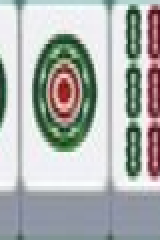
#> input picture android/app/src/main/python/recognition/images/shushan_exact/1p.png, 80 x 120 px (shown 2 times larger)
$ python -i tile_nn.py   (imports and definitions only)   (older library calls are emulated)
#> lines starting #> are read from the running program, lines starting #| are printed output that depends on the picture; after the words box and inside, x2 and y2 are one past the last pixel; in counts of white or black regions, pixels touching at a corner belong together
#> further down, picture is the input picture: shape (120, 80, 3); mean B, G, R 176.6, 178.3, 174.7
"""TileNN: data-driven, style-invariant tile classifier.

Approach
--------
A tile's identity is encoded by its shape topology, which is *universal* across
mahjong art styles:
  - 筒(pin):  the number of circles (1p..9p)
  - 条(sou):  the number of bamboo (1s..9s; 1s = bird)
  - 萬(man):  a 萬 block + a universal numeral (一..九)
  - 字(honor): 白=blank, 中=red, 發=green, 東南西北=universal chars

We capture this with a HOG (histogram-of-gradients) descriptor and a
nearest-centroid classifier trained on a *multi-style* database of real tile
images. Because HOG responds to local gradient/shape structure rather than raw
texture, tiles of the same label but different art cluster together, so a game
whose art resembles any training style is recognized.

The model is precomputed offline and shipped as a small JSON (centroids + labels),
so the device needs neither the raw images nor any ML framework — only numpy/cv2.

Device note: Python 3.8, numpy 1.x, OpenCV 4.5. Avoid 3.9+ syntax.
"""
import os
import json
import math
import numpy as np
import cv2

# Grid geometry (must match what training used).
CELL = 8
NX, NY = 6, 8
RES_W, RES_H = NX * CELL, NY * CELL
NBINS = 9
EPS = 1e-6

# Ink fraction below which a tile is treated as 白板 (blank).
BLANK_INK = 0.030


def _ink_mask(face: np.ndarray) -> np.ndarray:
    hsv = cv2.cvtColor(face, cv2.COLOR_BGR2HSV)
#> hsv: shape (120, 80, 3); mean H, S, V 97.2, 36.8, 187.7
    v, s = hsv[:, :, 2], hsv[:, :, 1]
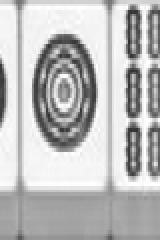
#> v: shape (120, 80) (shown 2 times larger); min 49, max 255, mean 187.7
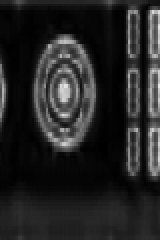
#> s: shape (120, 80) (shown 2 times larger); min 0, max 231, mean 36.8
    lo = float(np.percentile(v, 5))
#> lo = 81
    hi = float(np.percentile(v, 95))
#> hi = 248
    if hi - lo < 12.0:
        return np.zeros(v.shape, np.uint8)
    _, bv = cv2.threshold(v, 0, 255, cv2.THRESH_BINARY + cv2.THRESH_OTSU)
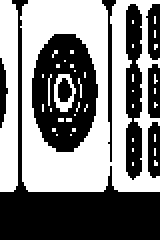
#> bv: shape (120, 80) (shown 2 times larger); 50.2% white; 9 black regions, largest, box (x1, y1, x2, y2) and area: (0, 0, 80, 120) 2168, (16, 17, 49, 76) 1284, (63, 2, 71, 90) 593
    _, bs = cv2.threshold(s, 0, 255, cv2.THRESH_BINARY + cv2.THRESH_OTSU)
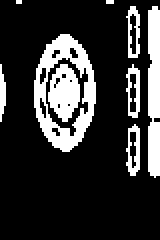
#> bs: shape (120, 80) (shown 2 times larger); 20.1% white; 9 white regions (2 under 20 px), largest, box (x1, y1, x2, y2) and area: (17, 17, 48, 76) 758, (74, 3, 80, 89) 481, (24, 32, 40, 61) 314
    m = cv2.bitwise_or((bv == 0).astype(np.uint8), (bs > 0).astype(np.uint8)) * 255
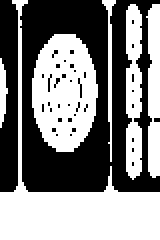
#> m: shape (120, 80) (shown 2 times larger); 51.4% white; 38 black regions (36 under 20 px), largest, box (x1, y1, x2, y2) and area: (10, 0, 80, 96) 3787, (0, 0, 9, 96) 762
    return cv2.morphologyEx(m, cv2.MORPH_OPEN, np.ones((2, 2), np.uint8))
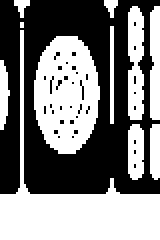
#> returned value: shape (120, 80) (shown 2 times larger); 49.8% white; 11 white regions (1 under 20 px), largest, box (x1, y1, x2, y2) and area: (0, 15, 80, 120) 2042, (17, 18, 50, 77) 1439, (64, 3, 72, 60) 391


def hog(img_bgr: np.ndarray) -> np.ndarray:
    """HOG descriptor of a tile image (any size). Returns float32 vector.

    Computed on the INK MASK (foreground) rather than raw pixels, so the
    background (white card, green felt, table) is stripped out and the descriptor
    responds only to the tile's drawn shape — this is what makes it style-invariant.
    """
    m = _ink_mask(img_bgr)
    if m.sum() == 0:
        return np.zeros((NX - 1) * (NY - 1) * NBINS * 4, np.float32)
    g = cv2.resize(m, (RES_W, RES_H), interpolation=cv2.INTER_AREA)
    g = g.astype(np.float32)
    gx = cv2.Sobel(g, cv2.CV_32F, 1, 0, ksize=1)
    gy = cv2.Sobel(g, cv2.CV_32F, 0, 1, ksize=1)
    mag = np.sqrt(gx * gx + gy * gy)
    ang = (np.arctan2(gy, gx) * 180.0 / math.pi) % 180.0
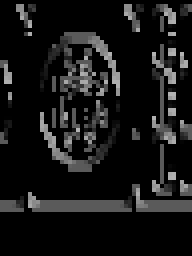
#> ang: shape (64, 48) float32 (shown 4 times larger); min 0, max 179.3, mean 22.4
    hist = np.zeros((NY, NX, NBINS), np.float32)
    bx = RES_W / NX
    by = RES_H / NY
    for cy in range(NY):
        for cx in range(NX):
            for yy in range(int(cy * by), int((cy + 1) * by)):
                for xx in range(int(cx * bx), int((cx + 1) * bx)):
                    b = int(ang[yy, xx] / 20.0) % NBINS
                    hist[cy, cx, b] += mag[yy, xx]
    feat = []
    for cy in range(NY - 1):
        for cx in range(NX - 1):
            v = hist[cy:cy + 2, cx:cx + 2, :].flatten()
            n = np.linalg.norm(v)
            feat.append(v / (n + EPS))
#> after the loop, feat = 35 items
    return np.concatenate(feat).astype(np.float32)


class TileNN:
    def __init__(self, model_path: str):
        with open(model_path, "r", encoding="utf-8") as f:
            d = json.load(f)
        self.labels = d["labels"]
        self.centroids = np.array(d["centroids"], dtype=np.float32)  # (n, D)
        self.norm = np.linalg.norm(self.centroids, axis=1)  # (n,)
        self.blank_ink = d.get("blank_ink", BLANK_INK)

    def classify(self, face: np.ndarray):
        """face: BGR tile image. Returns (label_or_None, confidence)."""
        if face is None or face.size == 0:
            return None, 0.0
        fh, fw = face.shape[:2]
        if fw < 16 or fh < 16:
            return None, 0.0
        m = _ink_mask(face)
        ink = int((m > 0).sum()) / float(fw * fh)
        if ink < self.blank_ink:
            return "5z", 0.9
        f = hog(face)
        fn = np.linalg.norm(f) + EPS
        sim = self.centroids @ f / (self.norm * fn)  # cosine similarity
        order = np.argsort(-sim)
        best = int(order[0])
        second = int(order[1]) if len(sim) > 1 else -1
        # margin-based confidence: how much better the best is than the runner-up
        margin = sim[best] - (sim[second] if second >= 0 else 0.0)
        conf = float(0.5 * sim[best] + 0.5 * max(0.0, margin))
        return self.labels[best], conf

    @staticmethod
    def save(model_path: str, labels, centroids, blank_ink=BLANK_INK):
        d = {
            "labels": list(labels),
            "centroids": np.asarray(centroids, dtype=np.float32).tolist(),
            "blank_ink": blank_ink,
        }
        with open(model_path, "w", encoding="utf-8") as f:
            json.dump(d, f)

>>> import cv2
>>> picture = cv2.imread('images/shushan_exact/1p.png')
>>> result = hog(picture)
#> result = 1260 values, max 0.903 at index 1237, min 0 at index 10, mean 0.0752

$ run again, on android/app/src/main/python/recognition/images/shushan_exact/4p.png
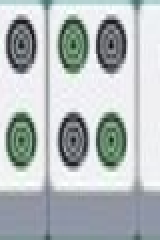
#> input picture android/app/src/main/python/recognition/images/shushan_exact/4p.png, 80 x 120 px (shown 2 times larger)
#> picture is the input picture: shape (120, 80, 3); mean B, G, R 188.8, 187.2, 180.3
#> hsv: shape (120, 80, 3); mean H, S, V 101.6, 19.6, 191.8
#> lo = 82.95
#> hi = 249
#> in _ink_mask, `_, bv = cv2.threshold(v, 0, 255, cv2.THRESH_BINARY + cv2.THRESH_OTSU)`:
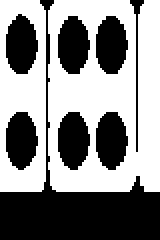
#> bv: shape (120, 80) (shown 2 times larger); 54.3% white; 8 black regions, largest, box (x1, y1, x2, y2) and area: (0, 0, 80, 120) 2112, (3, 7, 19, 37) 367, (48, 8, 64, 37) 364
#> bs: shape (120, 80); 28.9% white; 26 white regions (19 under 20 px), largest, box (x1, y1, x2, y2) and area: (0, 95, 80, 120) 1424, (48, 56, 63, 84) 332, (3, 56, 18, 84) 329
#> m: shape (120, 80); 47.1% white; 7 white regions, largest, box (x1, y1, x2, y2) and area: (0, 0, 80, 120) 2348, (3, 7, 19, 37) 367, (48, 8, 64, 37) 364
#> in hog, `ang = (np.arctan2(gy, gx) * 180.0 / math.pi) % 180.0`:
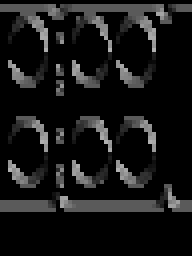
#> ang: shape (64, 48) float32 (shown 4 times larger); min 0, max 177.5, mean 22.2
#> after the loop in hog, `for cy in range(NY - 1):`: feat = 35 items
#> result = 1260 values, max 0.844 at index 1084, min 0 at index 7, mean 0.0869
